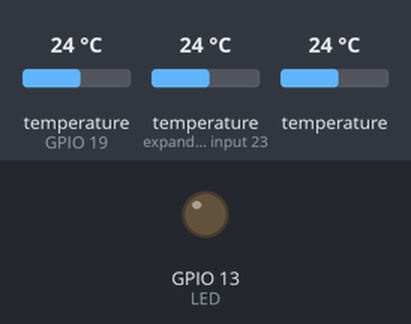
Bench run of a sketch on a simulated ESP32. On the bench: output pins drawn as LEDs (lit = HIGH). The inputs (shaded band) are chosen by the test bench; at power-on: temperature (sensors on GPIO 19, expander input 23) 24 °C, temperature 24 °C. WiFi joins after 1.5 s; servers stay silent unless stated; the local clock reads 2024-03-15 10:24:30 at power-on unless the sketch sets it; not simulated (calls return 0 or success): passwords.h; pins used as bus, display or sensor lines are not drawn.

Above: at 0.1 s.
Timing chart, 0 to 4.2 s (numbered marks = the images above):
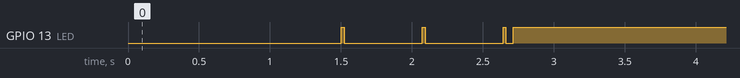

The sketch:

TempSkleniky.ino
```cpp
//esp32 WROOM arduino
//https://techtutorialsx.com/2018/01/07/esp32-arduino-http-server-over-soft-ap/
// client https://randomnerdtutorials.com/esp32-dht11-dht22-temperature-humidity-web-server-arduino-ide/
//       https://github.com/me-no-dev/ESPAsyncWebServer/blob/master/examples/ESP_AsyncFSBrowser/ESP_AsyncFSBrowser.ino
//       https://github.com/me-no-dev/AsyncTCP
//       https://techtutorialsx.com/2018/05/05/esp32-arduino-temperature-humidity-and-co2-concentration-web-server/
// dallas more sensors https://randomnerdtutorials.com/esp32-with-multiple-ds18b20-temperature-sensors/
//hw  https://randomnerdtutorials.com/installing-the-esp32-board-in-arduino-ide-windows-instructions/
// hw ESP32 Wroover module, standard configuration
// ntp client from https://github.com/gmag11/NtpClient
// cidla kabel hneda +5V; zelena GND; zluta DATA
// Jiri Liska, liska.tbn@gmail.com, Trebon, Czech Rep.
// new hardware
//20200131001
#include "WiFi.h"
#include "AsyncTCP.h"
#include "ESPAsyncWebServer.h"
#include "OneWire.h"
#include "DallasTemperature.h"
#include <TimeLib.h> //TimeLib library is needed https://github.com/PaulStoffregen/Time !!version 2.5.0
//is strictly necessary to use Version 2.5.0, in new versions is there error in ip address taking from
//esp 32 boards definition
#include <NtpClientLib.h> //Include NtpClient library header  https://github.com/gmag11/NtpClient
#include "passwords.h"
//#include <NTPClient.h>

//<SETUP>
const byte DallasPin=19;
const byte DallasPowerPin=32;
const byte LED=13;
const bool WebServerOn=1;
const bool WebServer1On=0;
const String deviceName="02_Skleniky prava strana (vychodni)";
//<SENSOR1>
const bool Sensor1=1;
//DeviceAddress internal1Adr={0x28,0xaa,0x96,0x83,0x1d,0x13,0x2,0xa8};
DeviceAddress internal1Adr={0x28,0xaa,0x43,0x84,0x1d,0x13,0x2,0xa2};
const String Sensor1Place="Teplota chodba prava: ";
//</SENSOR1>
//<SENSOR2>
const bool Sensor2=1;
//DeviceAddress external2Adr={0x28,0xaa,0x43,0x84,0x1d,0x13,0x2,0xa2};
DeviceAddress external2Adr={0x28,0xaa,0x96,0x83,0x1d,0x13,0x2,0xa8};
const String Sensor2Place="Teplota koje krajni sever: ";
//</SENSOR2>
//<SENSOR3>
const bool Sensor3=1;
DeviceAddress external3Adr={0x28,0xff,0x36,0xa0,0x42,0x18,0x1,0x43};
//0x30,0x1f,0xfb,0x3f,0x40,0x3c,0xfc,0x3f
const String Sensor3Place="Teplota koje krajni jih: ";
const float calibration3=0.0;
//</SENSOR3>
int counter=0;
const float tempLimit=5.0;
float t1=-99.0, t2=-99.0,t3=-99.0,t4=-99.0;
String bcgcolor="red";
//<WIFICLIENT>
bool CLIENT=1;
const PROGMEM char *ntpServer = "pool.ntp.org";
boolean syncEventTriggered = false; // NTP True if a time even has been triggered
NTPSyncEvent_t ntpEvent; // NTP Last triggered event
//const char *ssid = "BUArealBridge";  //defined in passwords.h
//const char *password = "************";
//</WIFICLIENT>
//<WIFISERVER>
bool AP=0;
//const char* APssid="TermAP";  //defined in passwords.h
//const char* APpassword="************";
IPAddress APIP(192,168,60,1);
IPAddress APGW(192,168,60,1);
const IPAddress IPMask(255,255,255,0);
//</WIFISERVER>
//<WEBSERVER>
String tempWeb="not connected";
String tempWebFin="not connected";
String head01="<!DOCTYPE html>\n <html>\n <head>\n <meta http-equiv=\"refresh\" content=\"15\" />\n <meta http-equiv=\"Cache-Control\" content=\"no-cache, no-store, must-revalidate\" /> \n <title>"+deviceName+"</title>\n </head>\n <body style=background-color:";
//String head01="<!DOCTYPE html>\n <html>\n <head>\n <meta http-equiv=\"refresh\" content=\"15\" />\n <title>"+deviceName+"</title>\n </head>\n <body style=background-color:";
const String tail03="</h1> \n </body>\n </html>\n";
const bool Debug=0; //for dallas addr
const bool debug=0;
//</WEBSERVER>
//</SETUP>

OneWire DallasOW(DallasPin);  //create instance Onewire
DallasTemperature Sensors(&DallasOW); //create instance Dallas (use OneWire)

AsyncWebServer server(80);
WiFiServer server1(80);

float nactiTeplotu(int index){
  Sensors.requestTemperatures();
  return(Sensors.getTempCByIndex(index));
}

float nactiTeplotuAddr(DeviceAddress adr){
  Sensors.requestTemperatures();
  return(Sensors.getTempC(adr));
}

String searchAddr()
 {
  String addrs="<br>";
  byte addr[8];
  DallasOW.search(addr);
  for(int i=0; i<8;i++){
    addrs+=String(addr[i], HEX);
    addrs+=":";
  }
  return addrs;
}

void blinkLed(){
  digitalWrite(LED, HIGH);
  delay(20);
  digitalWrite(LED, LOW);
  delay(50);
}

void setBackgroundColor(float measTemp){
  if(measTemp<tempLimit) bcgcolor="red";
  else bcgcolor="green";
}

void setBackgroundColor(float measTemp1, float measTemp2){
  if((measTemp1<tempLimit)|| (measTemp2<tempLimit)) bcgcolor="red";
  else bcgcolor="green";
}

void setBackgroundColor(float measTemp1, float measTemp2, float measTemp3){
  if((measTemp1<tempLimit)|| (measTemp2<tempLimit)|| (measTemp3<tempLimit)) bcgcolor="red";
  else bcgcolor="green";
}

void readingTempCorrect(float tt){
  if(tt<(-120.0)){
    counter++;
    if(counter>10) ESP.restart();
  }
}

void setup(){
if(Debug){
    AP=1;
    CLIENT=0;
    head01="<!DOCTYPE html>\n <html>\n <head>\n \n <title>"+deviceName+"</title>\n </head>\n <body style=background-color:";
  }
if(debug) Serial.begin(115200);
pinMode(LED, OUTPUT);
pinMode(DallasPowerPin, OUTPUT);
digitalWrite(LED, LOW);
//Dallas reset
pinMode(DallasPowerPin, OUTPUT);
pinMode(DallasPin, OUTPUT);
digitalWrite(DallasPowerPin, LOW);
digitalWrite(DallasPin, LOW);
delay(1000);
digitalWrite(DallasPowerPin, HIGH);
pinMode(DallasPin, INPUT);
//end of Dallas reset


//WiFi.mode(WIFI_AP_STA);
WiFi.mode(WIFI_STA);

if(CLIENT){
  WiFi.begin(ssid, password);
  if(debug) Serial.println("WiFi STA connecting");
  while(WiFi.status()!= WL_CONNECTED)
    {
    delay(500);
    if(debug) Serial.print(".");
    blinkLed();
    counter++;
    if(counter>50) ESP.restart();
    }
  counter=0;
}

if(AP){
  WiFi.softAP(APssid,APpassword);
  WiFi.softAPConfig(APIP, APGW, IPMask);
  if(debug) Serial.println(WiFi.softAPIP());
}

digitalWrite(LED, HIGH); //IF WL CONNECTED
if(debug) Serial.println("");
if(debug) Serial.println("WiFi connected");
if(debug) Serial.println("IP address: ");
if(debug) Serial.println(WiFi.localIP());

Sensors.begin(); //start comm with Dallas sensor

if(WebServerOn){
  if(debug) Serial.println("http server begin...");
  server.on("/", HTTP_GET, [](AsyncWebServerRequest *request){
    request->send(200, "text/html",head01+bcgcolor+">\n" +tempWebFin +tail03);
    //request->send(200, "text/plain", temp01);
  });
  server.begin();
}
if(debug) Serial.println("NTP begin...");
NTP.begin (ntpServer,1,true,0);

if(WebServer1On){
  if(debug) Serial.println("http server1 begin...");
  server1.begin();
}

} //end of setup part


//String temp01, temp02;
void loop(){
  if(CLIENT && WiFi.status()!= WL_CONNECTED) {
    digitalWrite(LED, LOW);
    WiFi.reconnect();
    delay(20000);
    if(WiFi.status()!= WL_CONNECTED) ESP.restart();
  }
  else digitalWrite(LED, HIGH);
  t1=nactiTeplotuAddr(internal1Adr);
  tempWeb="<h1> \n"+NTP.getTimeDateString()+" Signal: "+WiFi.RSSI()+"    Dev: "+deviceName;
  delay(10);
  if(Sensor1){
    tempWeb+="\n <br>"+Sensor1Place;
    tempWeb+="     ";
    tempWeb+=String(t1,2)+" &deg;C";
    }
 if(Sensor2){
    delay(10);
    t2=nactiTeplotuAddr(external2Adr);
    tempWeb+="\n <br>"+Sensor2Place;
    tempWeb+="     ";
    tempWeb+=String(t2,2)+" &deg;C";
    }
 if(Sensor3){
    delay(10);
    t3=nactiTeplotuAddr(external3Adr);
    t3-=calibration3;
    tempWeb+="\n <br>"+Sensor3Place;
    tempWeb+="     ";
    tempWeb+=String(t3,2)+" &deg;C";
    }
  readingTempCorrect(t1);//check if temp is in normal interval
  readingTempCorrect(t2);
  readingTempCorrect(t3);
  setBackgroundColor(t1,t2,t3);
  if(Debug){
    DallasOW.reset_search();
    tempWeb+="</h1> \n <br>"+searchAddr()+"\n <br>"+searchAddr()+"\n <br>"+searchAddr()+"\n <br>"+searchAddr()+"\n <br>"+searchAddr();
  }
  tempWebFin=tempWeb;
  delay(5000);
  }
```
